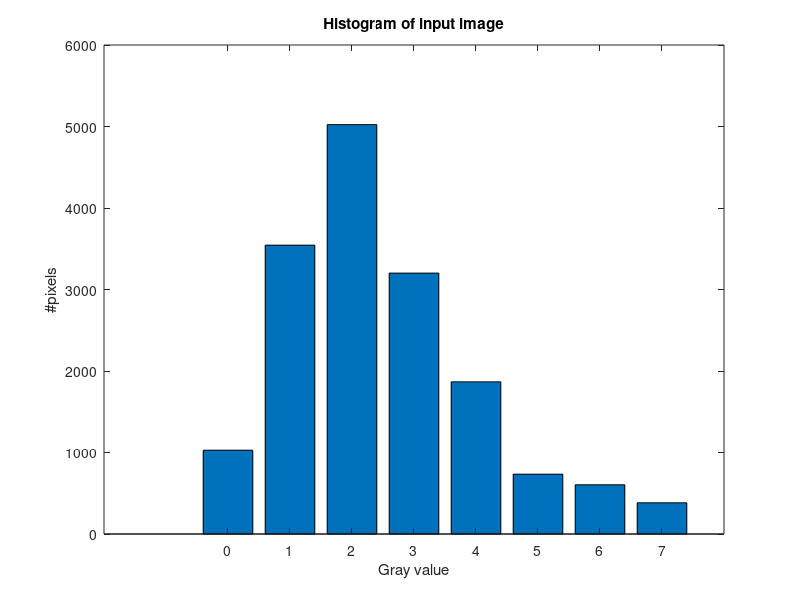
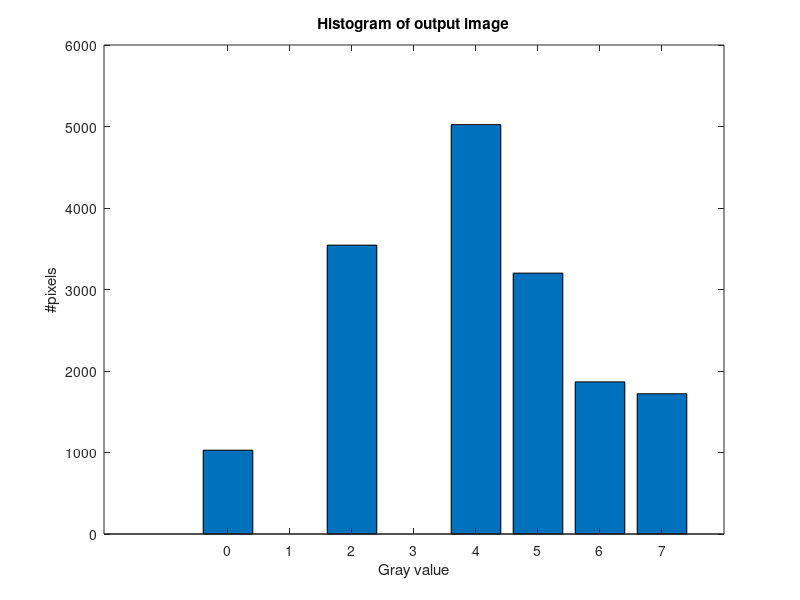

MATLAB code for these plots, in order:
k = 0:7;
n = [1028 3544 5023 3201 1867 734 604 383];
[r,L] = size(n);

bar(k,n);
xlabel('Gray value');
ylabel('#pixels');
title('Histogram of input image');

% Total number of pixels
N = 0;
for i =1:L
    N=N+n(i);
end

% Applying the transformation
t = zeros(1,L);
t(1)=n(1);
for i=2:L
    t(i)=n(i)+t(i-1);
end

s = zeros(1,L);
for i = 1:L
    p = t(i)/N;
    index = round(p*(L-1));
    s(index+1)=s(index+1)+1;
end

% Build output histogram
S =zeros(1,L);
last = 1;
for i=1:L
    num_items = s(i);
    sum = 0;
    if(num_items~=0)
        for j = last:(last+num_items-1)
            sum=sum+n(j);
        end
        S(i) =sum;
    end
    last= last+num_items;
end

figure;
bar(k,S);
xlabel('Gray value');
ylabel('#pixels');
title('Histogram of output image');

f = figure;
col={'r','n'};
dat = [];
for i = 1:L
    for j = 1:2
        if(j==1)
            dat(i,j) = k(i);
        elseif(j==2)
            dat(i,j) = S(i);
        end
    end
end
            
uitable(f,'ColumnName',col,'Position',[100 100 170 170],'Data',dat);